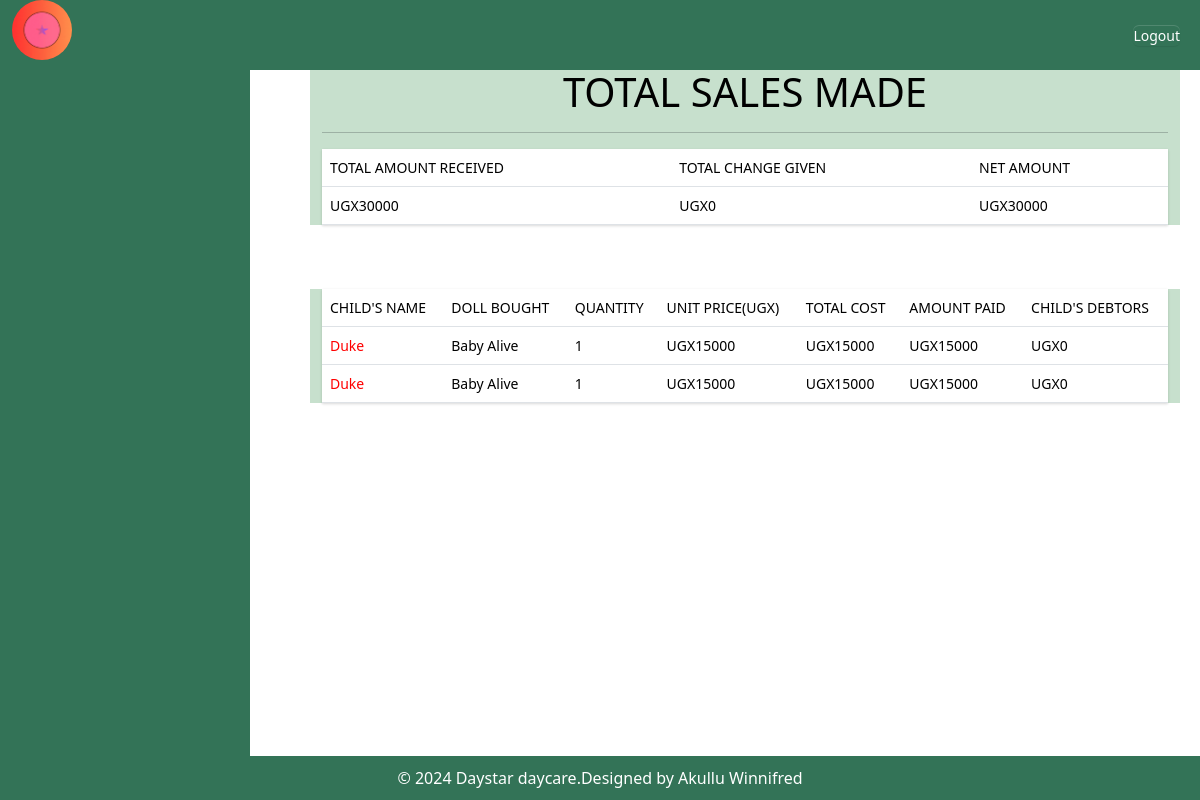
The page /all_sales/ (signed in) on the database as committed earlier.
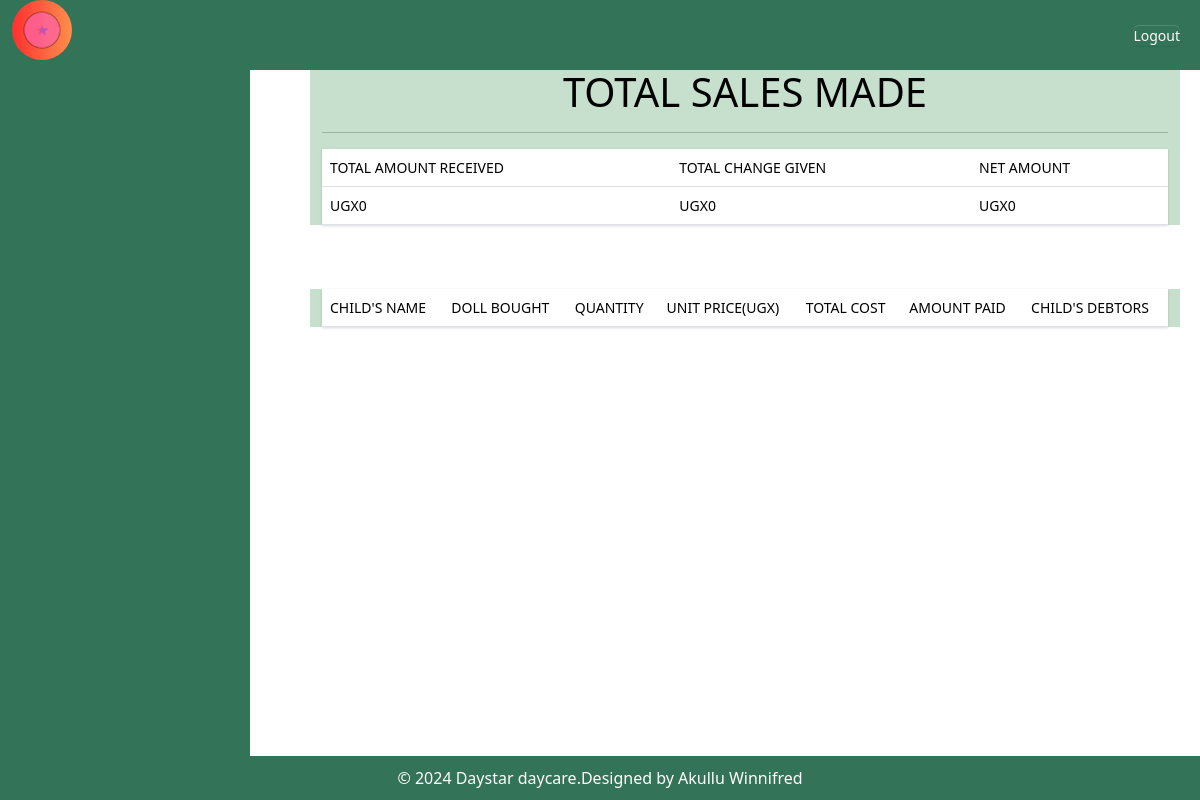
The same page on the database as committed later.
### myapp/models.py (models this page shows)
class Salesrecord(models.Model):
    doll=models.ForeignKey(Doll,  on_delete=models.CASCADE,null=False, blank=False)
    baby_name=models.CharField(max_length=200,validators=[validate_letters])
    paid_by=models.CharField(max_length=200,null=True,blank=True,validators=[validate_letters])
    quantity_sold=models.IntegerField(default=0)
    amount_received=models.IntegerField(default=0)
    sale_date=models.DateField(default=timezone.now)
    unit_price=models.IntegerField(default=0)
    def get_total(self):
        total= self.quantity_sold * self.unit_price
        return int( total)
    def get_change(self):
        change= self.get_total() - self.amount_received
        return int(change)#sales is linked to products

class Doll(models.Model):
    c_doll=models.ForeignKey(Category_doll, on_delete=models.CASCADE,null=True, blank=True)
    name_of_the_doll =models.CharField(max_length=200,null=True, blank=True)
    quantity=models.IntegerField(default=0)
    color=models.CharField(max_length=200, null=True,blank=True,validators=[validate_letters])
    size=models.CharField(max_length=200,null=True,blank=True)
    issued_quantity=models.IntegerField(default=0,blank=True,null=True)
    received_quantity=models.IntegerField(default=0,null=True,blank=True)
    Unit_price=models.IntegerField(default=0,null=True, blank=True)
    date=models.DateField(default=timezone.now)
    def __str__(self):
        return self.name_of_the_doll

### myapp/views.py (the view)
# urls.py: path('all_sales/',views.all_sales,name='all_sales'),
@login_required
def all_sales(request):
    sales=Salesrecord.objects.all()
    total=sum([items.amount_received for items in sales])
    change=sum([items.get_change() for items in sales])
    net=total-change
    return render(request,'dolls/all_sales.html',{'sales':sales,'total':total,'change':change,'net':net})

### myapp/templates/dolls/all_sales.html
{% extends 'base.html'%} {% block content%}
<br></br>
<div class="container" style=" background-color: rgba(153, 198, 165, 0.55);">
    <h1 class="text-center" style="color: black;">TOTAL SALES MADE</h1>
 <hr>
  <table class="table">
    <thead class="thead-dark">
      <tr>
        <th scope="col">Total Amount Received</th>
        <th scope="col">Total change Given</th>
        <th scope="col">Net Amount</th>
      </tr>
    </thead>
    <tbody>
      <tr>
        <td>UGX{{total}}</td>
        <td>UGX{{change}}</td>
        <td>UGX{{net}}</td>
      </tr>
    </tbody>
  </table>
</div>
<br><br>
<div class="container" style=" background-color: rgba(153, 198, 165, 0.55);">
  <table class="table">
    <thead class="thead-dark">
      <tr>
        <th scope="col">child's name</th>
        <th scope="col">Doll Bought</th>
        <th scope="col">Quantity</th>
        <th scope="col">Unit Price(UGX)</th>
        <th scope="col">Total Cost</th>
        <th scope="col">Amount Paid</th>
        <th scope="col">child's Debtors</th>
      </tr>
    </thead>
    {% for sale in sales %}
    <tbody>
      <tr>
        <td style="color:red;">{{sale.baby_name | title}}</td>
        <td>{{sale.doll | title}}</td>
        <td>{{sale.quantity_sold}}</td>
        <td>UGX{{sale.unit_price}}</td>
        <td>UGX{{sale.get_total}}</td>
        <td>UGX{{sale.amount_received}}</td>
        <td>UGX{{sale.get_change}}</td>
      </tr>
    </tbody>
    {% endfor %}
  </table>
</div>
{% endblock%}

Rows that differ between the two databases and show on the page:
removed Salesrecord: baby_name "Duke", doll "Baby Alive", quantity_sold "1", unit_price "15000", get_total "15000", amount_received "15000", get_change "0"
removed Salesrecord: baby_name "Duke", doll "Baby Alive", quantity_sold "1", unit_price "15000", get_total "15000", amount_received "15000", get_change "0"
Other text that changed with them:
{{ total }}: "30000" → "0"
{{ net }}: "30000" → "0"
